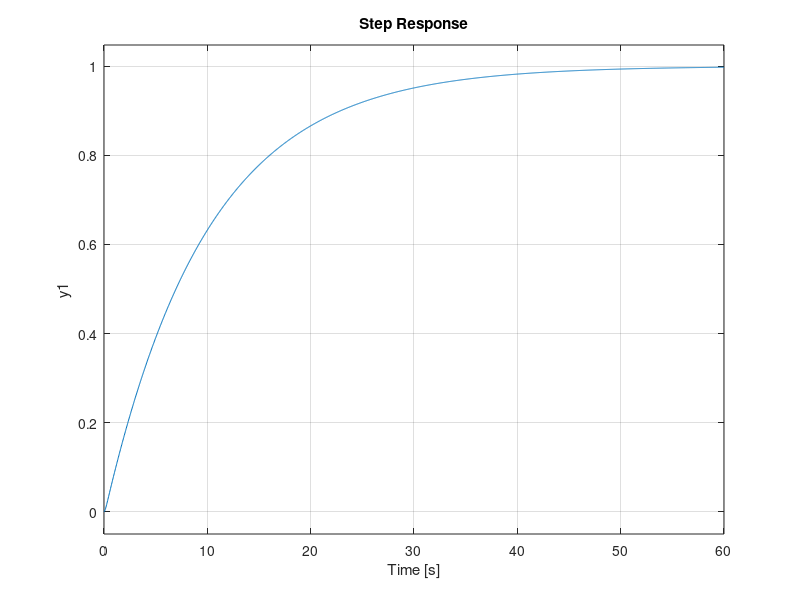

Source code (MATLAB):
clear all
close all
clc

num = 1;            % Numerator 
den = [1 10 1];     % Denominator
H = tf(num,den)
step(H)